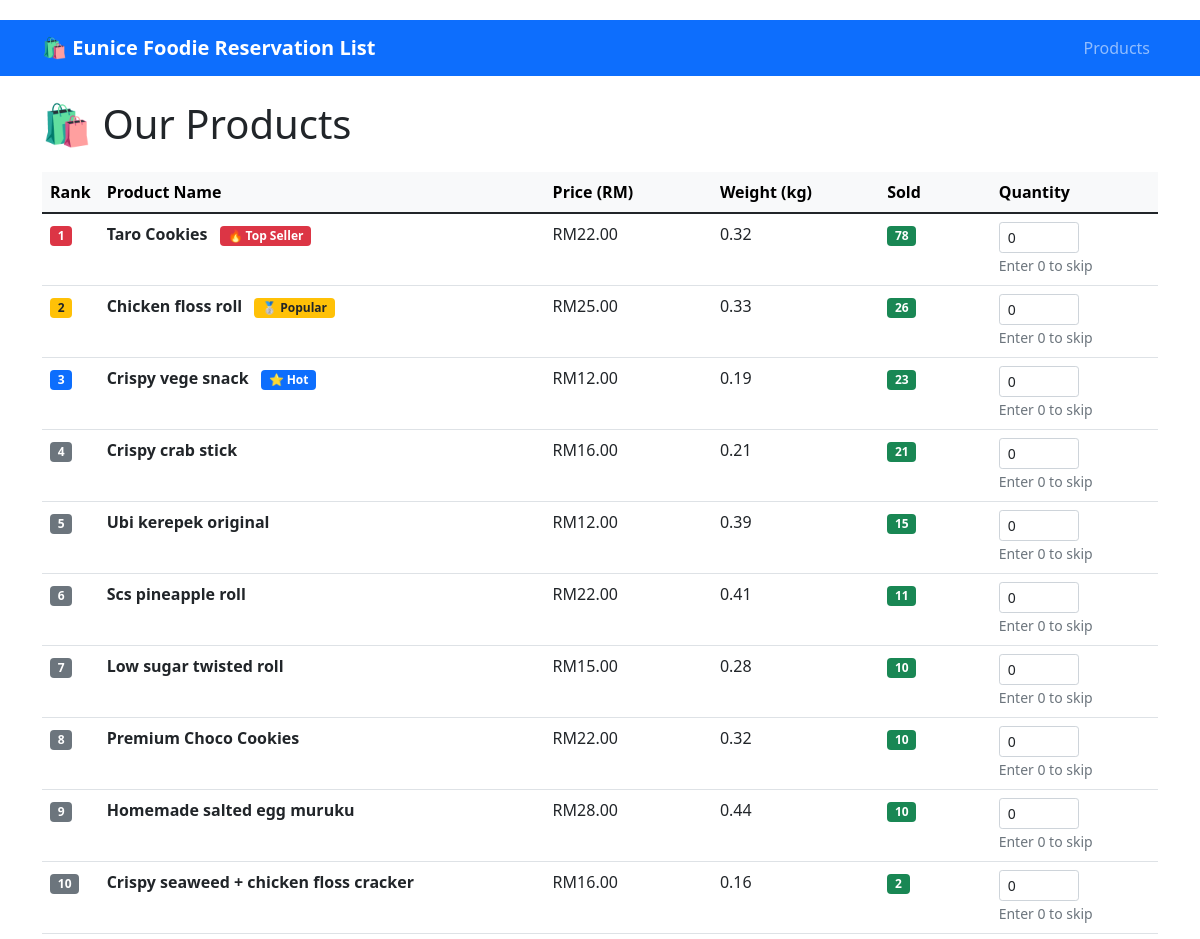
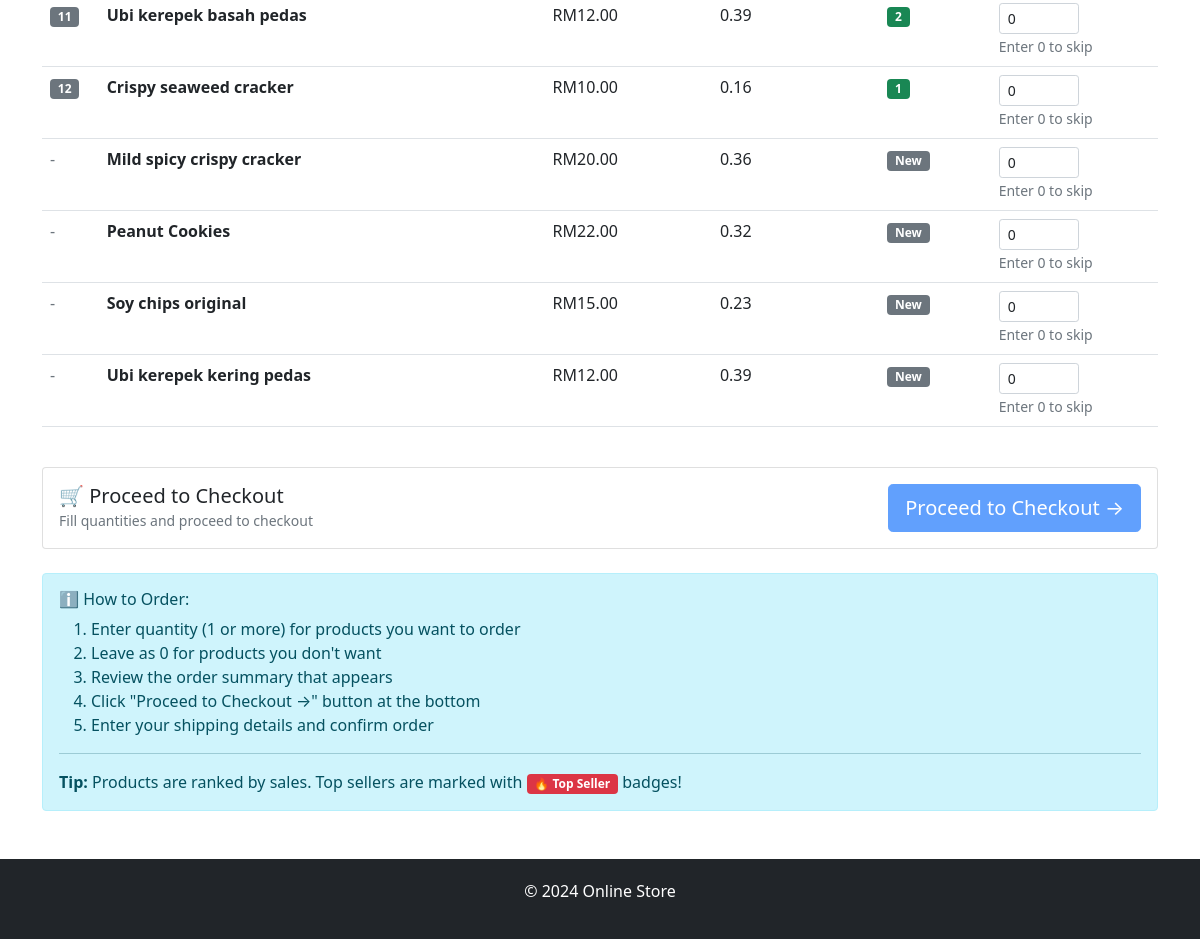
Screenshot of /user/products with the database file from the repository (2 pictures, top to bottom).
### tables this page shows
CREATE TABLE products (
            id INTEGER PRIMARY KEY AUTOINCREMENT,
            name TEXT NOT NULL,
            price REAL NOT NULL,
            weight REAL NOT NULL,
            created_at TIMESTAMP DEFAULT CURRENT_TIMESTAMP
        );

### app.py (the view)
@app.route('/user/products')
def user_products():
    products = g.conn.execute('''
        SELECT p.*,
               COALESCE(SUM(oi.quantity), 0) as total_sold,
               COALESCE(COUNT(DISTINCT oi.order_id), 0) as order_count
        FROM products p
        LEFT JOIN order_items oi ON p.id = oi.product_id
        GROUP BY p.id
        ORDER BY total_sold DESC, order_count DESC, p.name
    ''').fetchall()
    ranked_products = []
    for i, product in enumerate(products, 1):
        product_dict = dict(product)
        product_dict['rank'] = i
        ranked_products.append(product_dict)
    return render_template('user_products.html', products=ranked_products)

### app.py (called while the page is built)
def get_db_connection():
    conn = sqlite3.connect(app.config['DATABASE'])
    conn.row_factory = sqlite3.Row
    return conn

@app.before_request
def before_request():
    g.conn = get_db_connection()

@app.teardown_request
def teardown_request(exception):
    if hasattr(g, 'conn'):
        g.conn.close()

@app.context_processor
def inject_pending_payments():
    if hasattr(g, 'conn'):
        pending_count = g.conn.execute(
            'SELECT COUNT(*) FROM orders WHERE payment_status = "pending_verification"'
        ).fetchone()[0]
        return dict(pending_payments=pending_count)
    return dict(pending_payments=0)

### templates/user_products.html (shortened to what this page needs)
{% extends "base.html" %}
{% block content %}
<h1 class="mb-4">🛍️ Our Products</h1>
<form method="POST" action="{{ url_for('add_to_cart') }}" id="orderForm">
    <div class="table-responsive">
        <table class="table table-hover">
            <thead class="table-light">
                <tr>
                    <th width="5%">Rank</th>
                    <th width="40%">Product Name</th>
                    <th width="15%">Price (RM)</th>
                    <th width="15%">Weight (kg)</th>
                    <th width="10%">Sold</th>
                    <th width="15%">Quantity</th>
                </tr>
            </thead>
            <tbody>
                {% for product in products %}
                <tr>
                    <td>
                        {% if product.total_sold > 0 %}
                            <span class="badge {% if product.rank == 1 %}bg-danger{% elif product.rank == 2 %}bg-warning text-dark{% elif product.rank == 3 %}bg-primary{% else %}bg-secondary{% endif %}">
                                {{ product.rank }}
                            </span>
                        {% else %}
                            <span class="text-muted">-</span>
                        {% endif %}
                    </td>
                    <td>
                        <strong>{{ product.name }}</strong>
                        {% if product.rank <= 3 and product.total_sold > 0 %}
                            <span class="badge ms-2 {% if product.rank == 1 %}bg-danger{% elif product.rank == 2 %}bg-warning text-dark{% else %}bg-primary{% endif %}">
                                {% if product.rank == 1 %}🔥 Top Seller{% elif product.rank == 2 %}🥈 Popular{% else %}⭐ Hot{% endif %}
                            </span>
                        {% endif %}
                    </td>
                    <td>RM{{ "%.2f"|format(product.price) }}</td>
                    <td>{{ product.weight }}</td>
                    <td>
                        {% if product.total_sold > 0 %}
                            <span class="badge bg-success">{{ product.total_sold }}</span>
                        {% else %}
                            <span class="badge bg-secondary">New</span>
                        {% endif %}
                    </td>
                    <td>
                        <input type="number"
                               name="quantity_{{ product.id }}"
                               class="form-control form-control-sm quantity-input"
                               value="0"
                               min="0"
                               max="99"
                               style="width: 80px;"
                               data-product-id="{{ product.id }}"
                               data-product-name="{{ product.name }}"
                               data-price="{{ product.price }}">
                        <small class="text-muted">Enter 0 to skip</small>
                    </td>
                </tr>
                {% endfor %}
            </tbody>
        </table>
    </div>
    <div class="card mt-4">
        <div class="card-body">
            <div class="d-flex justify-content-between align-items-center">
                <div>
                    <h5 class="mb-0">🛒 Proceed to Checkout</h5>
                    <small class="text-muted">Fill quantities and proceed to checkout</small>
                </div>
                <button type="submit" class="btn btn-primary btn-lg" id="proceedToCheckoutBtn" disabled>
                </button>
            </div>
        </div>
    </div>
</form>
<div class="alert alert-info mt-4">
    <h6>ℹ️ How to Order:</h6>
    <ol class="mb-0">
        <li>Enter quantity (1 or more) for products you want to order</li>
        <li>Leave as 0 for products you don't want</li>
        <li>Review the order summary that appears</li>
        <li>Click "Proceed to Checkout →" button at the bottom</li>
        <li>Enter your shipping details and confirm order</li>
    </ol>
    <hr>
    <p class="mb-0">
         <strong>Tip:</strong> Products are ranked by sales. Top sellers are marked with
        <span class="badge bg-danger">🔥 Top Seller</span> badges!
    </p>
</div>
{% endblock %}

### templates/base.html (style rules this page uses)
body { padding-top: 20px; }
.card { margin-bottom: 20px; }

### rows the page displays
products: rank "1", name "Taro Cookies", shows "🔥 Top Seller", price "22.00", weight "0.32", total_sold "78", id "0"
products: rank "2", name "Chicken floss roll", shows "🥈 Popular", price "25.00", weight "0.33", total_sold "26", id "0"
products: rank "3", name "Crispy vege snack", shows "⭐ Hot", price "12.00", weight "0.19", total_sold "23", id "0"
products: rank "4", name "Crispy crab stick", price "16.00", weight "0.21", total_sold "21", id "0"
products: rank "5", name "Ubi kerepek original", price "12.00", weight "0.39", total_sold "15", id "0"
products: rank "6", name "Scs pineapple roll", price "22.00", weight "0.41", total_sold "11", id "0"
products: rank "7", name "Low sugar twisted roll", price "15.00", weight "0.28", total_sold "10", id "0"
products: rank "8", name "Premium Choco Cookies", price "22.00", weight "0.32", total_sold "10", id "0"
products: rank "9", name "Homemade salted egg muruku", price "28.00", weight "0.44", total_sold "10", id "0"
products: rank "10", name "Crispy seaweed + chicken floss cracker", price "16.00", weight "0.16", total_sold "2", id "0"
products: rank "11", name "Ubi kerepek basah pedas", price "12.00", weight "0.39", total_sold "2", id "0"
products: rank "12", name "Crispy seaweed cracker", price "10.00", weight "0.16", total_sold "1", id "0"
products: name "Mild spicy crispy cracker", price "20.00", weight "0.36", shows "New", id "0"
products: name "Peanut Cookies", price "22.00", weight "0.32", shows "New", id "0"
products: name "Soy chips original", price "15.00", weight "0.23", shows "New", id "0"
products: name "Ubi kerepek kering pedas", price "12.00", weight "0.39", shows "New", id "0"
